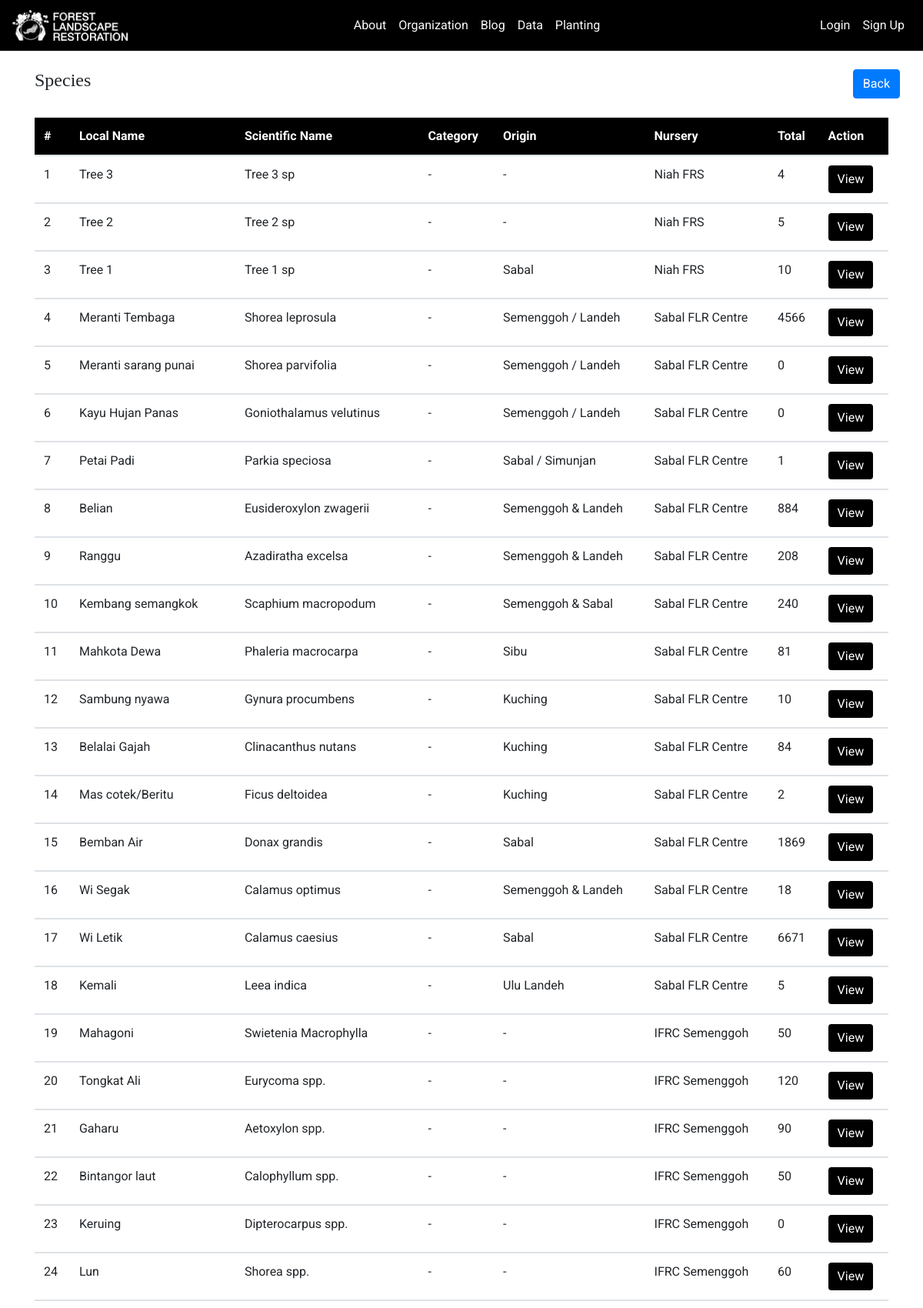
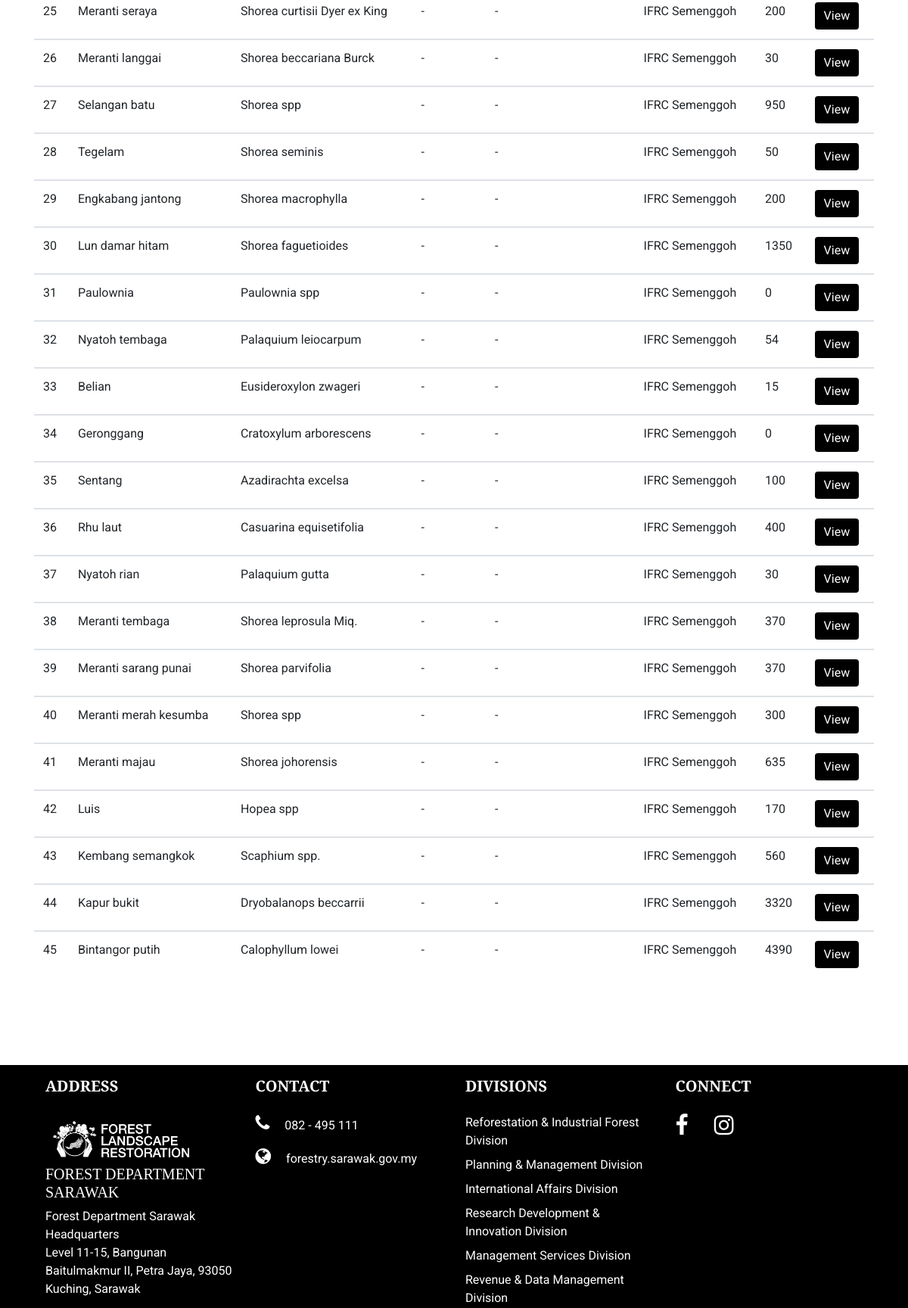
The page /data/tree_species/ (upper part) on the database its author committed (2 pictures, top to bottom).
### data/models.py (models this page shows, shortened)
class TreeSpeciesData(models.Model):
	date_input = models.DateTimeField(auto_now_add=True)
	tree_species_img = models.ImageField('Tree Species Image',null=True, blank=True, upload_to='tree_species_img/')
	local_name = models.CharField('Local Name', max_length=250)
	scientific_name = models.CharField(max_length=250, null=True)
	category = models.CharField(max_length=250, null=True)
	origin = models.CharField(max_length=250, null=True)
	quantity = models.IntegerField('Total', null=True)
	description = models.TextField(blank=True)
	nursery = models.CharField(max_length=250, blank=True)
	remarks = models.CharField(max_length=250, blank=True)

### data/views.py (the view)
# urls.py: path('tree_species/', TreeSpeciesView.as_view(), name='tree_species'),
class TreeSpeciesView(ListView):
	model = TreeSpeciesData
	template_name = 'data/tree_species.html'
	ordering = ['-date_input']

### data/templates/data/tree_species.html (shortened to what this page needs)
{% extends 'base.html' %}
{% block content %}
<div class="container" style="min-height: 100%">
	<br>
	<div class="row">
		<h4 class="col">Species</h4>
		<a class="btn btn-primary" href="{% url 'data' %}">Back</a>
	</div>
	<br>
	<div class="table-responsive">
		<table class="table">
			<thead class="thead-custom">
				<tr>
					<th scope="col">#</th>
					<th scope="col">Local Name</th>
					<th scope="col">Scientific Name</th>
					<th scope="col">Category</th>
					<th scope="col">Origin</th>
					<th scope="col">Nursery</th>
					<th scope="col">Total</th>
					<th scope="col">Action</th>
				</tr>
			</thead>
			{% for species in object_list %}
			<tbody>
				<tr>
					<td>{{ forloop.counter }}</td>
					<td>{{ species.local_name }}</td>
					<td>{{ species.scientific_name }}</td>
					<td>{{ species.category }}</td>
					<td>{{ species.origin }}</td>
					<td>{{ species.nursery }}</td>
					<td>{{ species.quantity }}</td>
					<td><a href="{% url 'tree_species_view' species.pk %}"><button type="button" class="btn btn-info">View</button></a></td>
				</tr>
			</tbody>
			{% endfor %}
		</table>
	</div>
</div>
{% endblock %}

### flr/static/css/main.css (style rules this page uses)
body, html { font-family: 'Roboto', sans-serif; margin: 0; height: 100%; }
h1, h2, h3, h4, h5, h6 { font-family: 'Merriweather', serif; }
a { text-decoration: none; }
.btn-info { background-color: #000; border: none; }
.thead-custom { background-color: #000; color: #fff; }

### rows shown on the page
TreeSpeciesData: local_name "Tree 3", scientific_name "Tree 3 sp", category "-", origin "-", nursery "Niah FRS", quantity "4"
TreeSpeciesData: local_name "Tree 2", scientific_name "Tree 2 sp", category "-", origin "-", nursery "Niah FRS", quantity "5"
TreeSpeciesData: local_name "Tree 1", scientific_name "Tree 1 sp", category "-", origin "Sabal", nursery "Niah FRS", quantity "10"
TreeSpeciesData: local_name "Meranti Tembaga", scientific_name "Shorea leprosula", category "-", origin "Semenggoh / Landeh", nursery "Sabal FLR Centre", quantity "4566"
TreeSpeciesData: local_name "Meranti sarang punai", scientific_name "Shorea parvifolia", category "-", origin "Semenggoh / Landeh", nursery "Sabal FLR Centre", quantity "0"
TreeSpeciesData: local_name "Kayu Hujan Panas", scientific_name "Goniothalamus velutinus", category "-", origin "Semenggoh / Landeh", nursery "Sabal FLR Centre", quantity "0"
TreeSpeciesData: local_name "Petai Padi", scientific_name "Parkia speciosa", category "-", origin "Sabal / Simunjan", nursery "Sabal FLR Centre", quantity "1"
TreeSpeciesData: local_name "Belian", scientific_name "Eusideroxylon zwagerii", category "-", origin "Semenggoh & Landeh", nursery "Sabal FLR Centre", quantity "884"
TreeSpeciesData: local_name "Ranggu", scientific_name "Azadiratha excelsa", category "-", origin "Semenggoh & Landeh", nursery "Sabal FLR Centre", quantity "208"
TreeSpeciesData: local_name "Kembang semangkok", scientific_name "Scaphium macropodum", category "-", origin "Semenggoh & Sabal", nursery "Sabal FLR Centre", quantity "240"
TreeSpeciesData: local_name "Mahkota Dewa", scientific_name "Phaleria macrocarpa", category "-", origin "Sibu", nursery "Sabal FLR Centre", quantity "81"
TreeSpeciesData: local_name "Sambung nyawa", scientific_name "Gynura procumbens", category "-", origin "Kuching", nursery "Sabal FLR Centre", quantity "10"
TreeSpeciesData: local_name "Belalai Gajah", scientific_name "Clinacanthus nutans", category "-", origin "Kuching", nursery "Sabal FLR Centre", quantity "84"
TreeSpeciesData: local_name "Mas cotek/Beritu", scientific_name "Ficus deltoidea", category "-", origin "Kuching", nursery "Sabal FLR Centre", quantity "2"
TreeSpeciesData: local_name "Bemban Air", scientific_name "Donax grandis", category "-", origin "Sabal", nursery "Sabal FLR Centre", quantity "1869"
TreeSpeciesData: local_name "Wi Segak", scientific_name "Calamus optimus", category "-", origin "Semenggoh & Landeh", nursery "Sabal FLR Centre", quantity "18"
TreeSpeciesData: local_name "Wi Letik", scientific_name "Calamus caesius", category "-", origin "Sabal", nursery "Sabal FLR Centre", quantity "6671"
TreeSpeciesData: local_name "Kemali", scientific_name "Leea indica", category "-", origin "Ulu Landeh", nursery "Sabal FLR Centre", quantity "5"
TreeSpeciesData: local_name "Mahagoni", scientific_name "Swietenia Macrophylla", category "-", origin "-", nursery "IFRC Semenggoh", quantity "50"
TreeSpeciesData: local_name "Tongkat Ali", scientific_name "Eurycoma spp.", category "-", origin "-", nursery "IFRC Semenggoh", quantity "120"
TreeSpeciesData: local_name "Gaharu", scientific_name "Aetoxylon spp.", category "-", origin "-", nursery "IFRC Semenggoh", quantity "90"
TreeSpeciesData: local_name "Bintangor laut", scientific_name "Calophyllum spp.", category "-", origin "-", nursery "IFRC Semenggoh", quantity "50"
TreeSpeciesData: local_name "Keruing", scientific_name "Dipterocarpus spp.", category "-", origin "-", nursery "IFRC Semenggoh", quantity "0"
TreeSpeciesData: local_name "Lun", scientific_name "Shorea spp.", category "-", origin "-", nursery "IFRC Semenggoh", quantity "60"
TreeSpeciesData: local_name "Meranti seraya", scientific_name "Shorea curtisii Dyer ex King", category "-", origin "-", nursery "IFRC Semenggoh", quantity "200"
TreeSpeciesData: local_name "Meranti langgai", scientific_name "Shorea beccariana Burck", category "-", origin "-", nursery "IFRC Semenggoh", quantity "30"
TreeSpeciesData: local_name "Selangan batu", scientific_name "Shorea spp", category "-", origin "-", nursery "IFRC Semenggoh", quantity "950"
TreeSpeciesData: local_name "Tegelam", scientific_name "Shorea seminis", category "-", origin "-", nursery "IFRC Semenggoh", quantity "50"
TreeSpeciesData: local_name "Engkabang jantong", scientific_name "Shorea macrophylla", category "-", origin "-", nursery "IFRC Semenggoh", quantity "200"
TreeSpeciesData: local_name "Lun damar hitam", scientific_name "Shorea faguetioides", category "-", origin "-", nursery "IFRC Semenggoh", quantity "1350"
TreeSpeciesData: local_name "Paulownia", scientific_name "Paulownia spp", category "-", origin "-", nursery "IFRC Semenggoh", quantity "0"
TreeSpeciesData: local_name "Nyatoh tembaga", scientific_name "Palaquium leiocarpum", category "-", origin "-", nursery "IFRC Semenggoh", quantity "54"
TreeSpeciesData: local_name "Belian", scientific_name "Eusideroxylon zwageri", category "-", origin "-", nursery "IFRC Semenggoh", quantity "15"
TreeSpeciesData: local_name "Geronggang", scientific_name "Cratoxylum arborescens", category "-", origin "-", nursery "IFRC Semenggoh", quantity "0"
TreeSpeciesData: local_name "Sentang", scientific_name "Azadirachta excelsa", category "-", origin "-", nursery "IFRC Semenggoh", quantity "100"
TreeSpeciesData: local_name "Rhu laut", scientific_name "Casuarina equisetifolia", category "-", origin "-", nursery "IFRC Semenggoh", quantity "400"
TreeSpeciesData: local_name "Nyatoh rian", scientific_name "Palaquium gutta", category "-", origin "-", nursery "IFRC Semenggoh", quantity "30"
TreeSpeciesData: local_name "Meranti tembaga", scientific_name "Shorea leprosula Miq.", category "-", origin "-", nursery "IFRC Semenggoh", quantity "370"
TreeSpeciesData: local_name "Meranti sarang punai", scientific_name "Shorea parvifolia", category "-", origin "-", nursery "IFRC Semenggoh", quantity "370"
TreeSpeciesData: local_name "Meranti merah kesumba", scientific_name "Shorea spp", category "-", origin "-", nursery "IFRC Semenggoh", quantity "300"
TreeSpeciesData: local_name "Meranti majau", scientific_name "Shorea johorensis", category "-", origin "-", nursery "IFRC Semenggoh", quantity "635"
TreeSpeciesData: local_name "Luis", scientific_name "Hopea spp", category "-", origin "-", nursery "IFRC Semenggoh", quantity "170"
TreeSpeciesData: local_name "Kembang semangkok", scientific_name "Scaphium spp.", category "-", origin "-", nursery "IFRC Semenggoh", quantity "560"
TreeSpeciesData: local_name "Kapur bukit", scientific_name "Dryobalanops beccarrii", category "-", origin "-", nursery "IFRC Semenggoh", quantity "3320"
TreeSpeciesData: local_name "Bintangor putih", scientific_name "Calophyllum lowei", category "-", origin "-", nursery "IFRC Semenggoh", quantity "4390"
